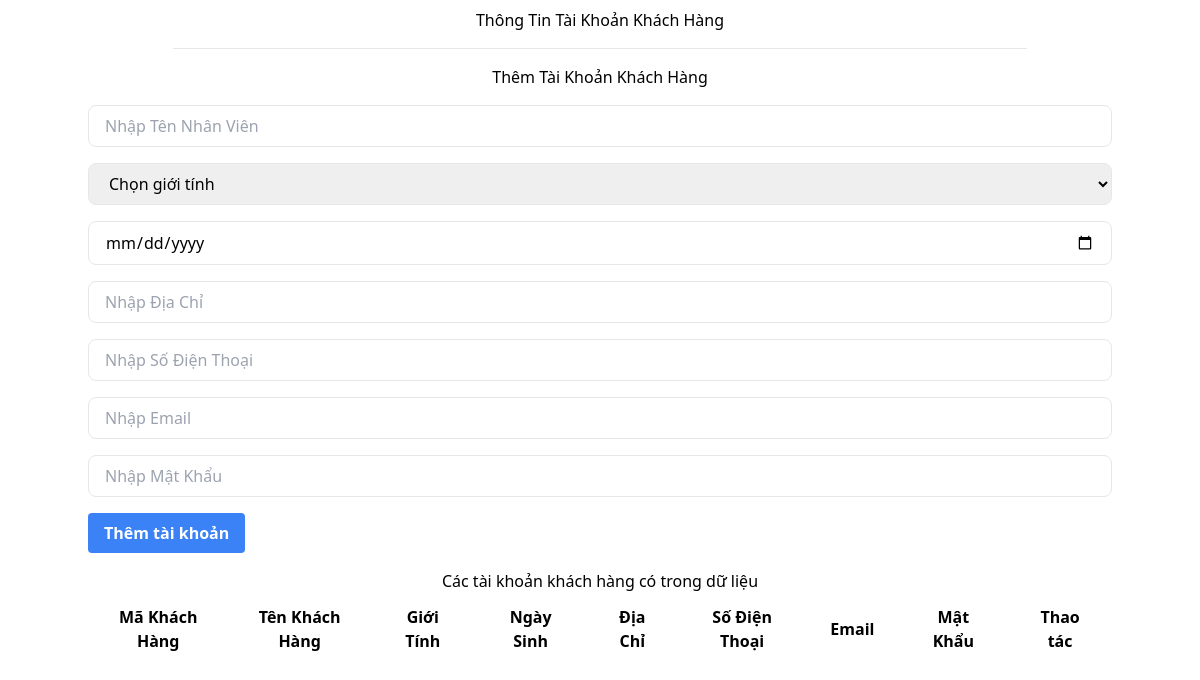
Before: /admins/taikhoan_khachhang.php with the older database file.
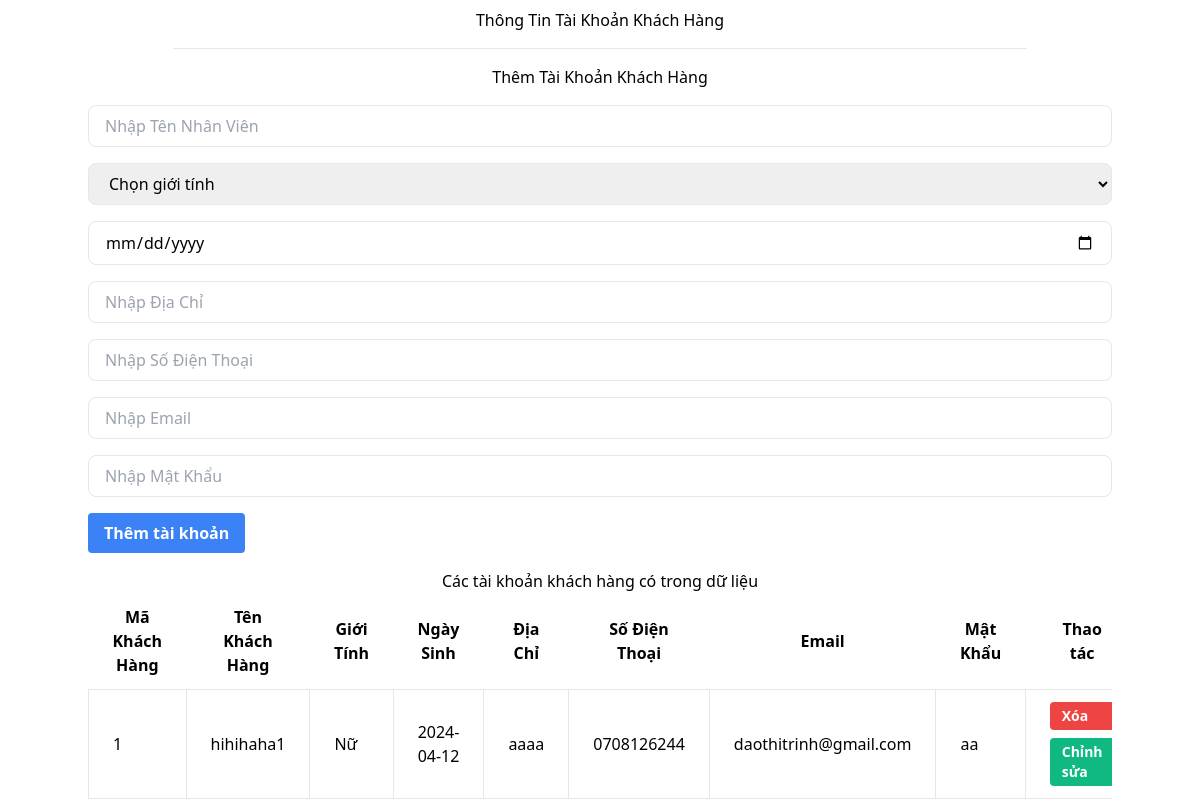
After: the same page with the newer database file.
### tables this page shows
CREATE TABLE `taikhoankhachhang` (
  `MaKhachHang` int(5) NOT NULL,
  `TenKhachHang` varchar(100) NOT NULL,
  `GioiTinh` tinyint(1) NOT NULL,
  `NgaySinh` date NOT NULL,
  `DiaChi` varchar(255) NOT NULL,
  `SoDienThoai` varchar(20) NOT NULL,
  `Email` varchar(100) NOT NULL,
  `MatKhau` varchar(100) NOT NULL
);

### admins/taikhoan_khachhang.php (the view, shortened to what the changed rows need)
<?php
include 'action_khachhang.php';
?>
<!DOCTYPE html>
<html lang="en">
<head>
    <link href="https://cdn.jsdelivr.net/npm/tailwindcss@2.2.19/dist/tailwind.min.css" rel="stylesheet">
</head>
<body class="bg-white">
    <div class="container mx-auto">
        <div class="container-fluid">
            <div>
                <div>
                    <?php
                    $query = 'SELECT * FROM taikhoankhachhang';
                    $stmt = $conn->prepare($query);
                    $stmt->execute();
                    $result = $stmt->get_result();
                    ?>
                    <div class="account-list max-h-500 overflow-y-scroll w-900">
                        <table class="table-auto" id="data-table">
                            <thead>
                                <tr>
                                    <th class="px-6 py-3">Mã Khách Hàng</th>
                                    <th class="px-6 py-3">Tên Khách Hàng</th>
                                    <th class="px-6 py-3">Giới Tính</th>
                                    <th class="px-6 py-3">Ngày Sinh</th>
                                    <th class="px-6 py-3">Địa Chỉ</th>
                                    <th class="px-6 py-3">Số Điện Thoại</th>
                                    <th class="px-6 py-3">Email</th>
                                    <th class="px-6 py-3">Mật Khẩu</th>
                                    <th class="px-6 py-3">Thao tác</th>
                                </tr>
                            </thead>
                            <tbody>
                                <?php while ($row = $result->fetch_assoc()) {
                                    $gioitinh = ($row['GioiTinh'] == 0) ? 'Nam' : 'Nữ';
                                ?>
                                    <tr class="bg-white hover:bg-gray-100 transition duration-300">
                                        <td class="border px-6 py-3"><?= $row['MaKhachHang']; ?></td>
                                        <td class="border px-6 py-3"><?= $row['TenKhachHang']; ?></td>
                                        <td class="border px-6 py-3"><?= $gioitinh; ?></td>
                                        <td class="border px-6 py-3"><?= $row['NgaySinh']; ?></td>
                                        <td class="border px-6 py-3"><?= $row['DiaChi']; ?></td>
                                        <td class="border px-6 py-3"><?= $row['SoDienThoai']; ?></td>
                                        <td class="border px-6 py-3"><?= $row['Email']; ?></td>
                                        <td class="border px-6 py-3"><?= $row['MatKhau']; ?></td>
                                        <td class="border px-6 py-3">
                                            <div class="flex flex-col">
                                                <a href="action_khachhang.php?delete=<?= $row['MaKhachHang']; ?>" onclick="return confirm('Bạn có chắc là muốn xóa?');" class="bg-red-500 hover:bg-red-700 text-white font-bold py-1 px-3 rounded mb-2 text-sm">Xóa</a>
                                                <a href="taikhoan_khachhang.php?edit=<?= $row['MaKhachHang']; ?>" class="bg-green-500 hover:bg-green-700 text-white font-bold py-1 px-3 rounded text-sm">Chỉnh sửa</a>
                                            </div>
                                        </td>
                                    </tr>
                                <?php } ?>
                            </tbody>
                        </table>
                    </div>
                </div>
            </div>
        </div>
    </div>
</body>
</html>

Changed rows visible on the page:
added taikhoankhachhang: MaKhachHang "1", TenKhachHang "hihihaha1", GioiTinh "Nữ", NgaySinh "2024-04-12", DiaChi "aaaa", SoDienThoai "0708126244", Email "daothitrinh@gmail.com", MatKhau "aa"
